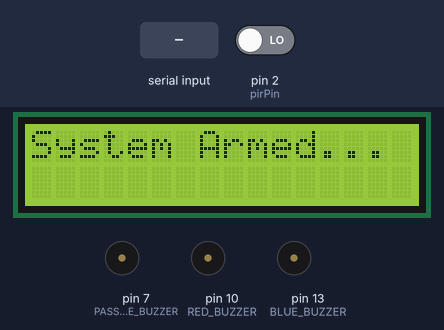
The sketch below on a simulated Arduino Uno, built with avr-gcc and run on an emulated ATmega328P. Shown: 16×2 character LCD, buzzer (waves = sounding, pin HIGH). The inputs (shaded band) are chosen by the test bench; at power-on: pin 2 (pirPin) LOW. What the sketch prints to the serial monitor is not drawn.

Above: at 0.1 s.
3.3 s: "B" received over Serial
At 3.7 s:
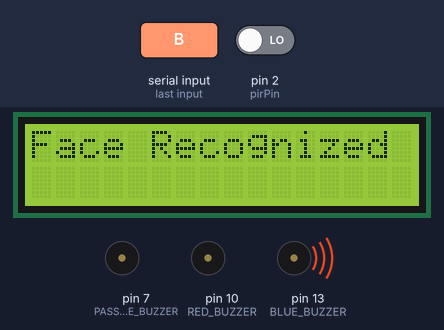
4.8 s: pin 2 (pirPin) driven HIGH
At 6.0 s:
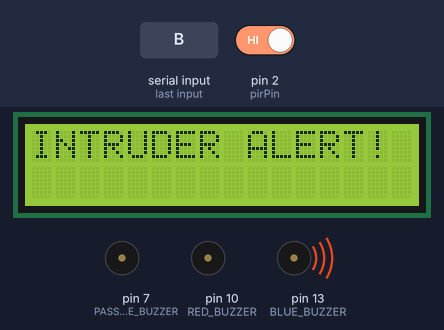
6.3 s: "R" received over Serial
At 7.5 s:
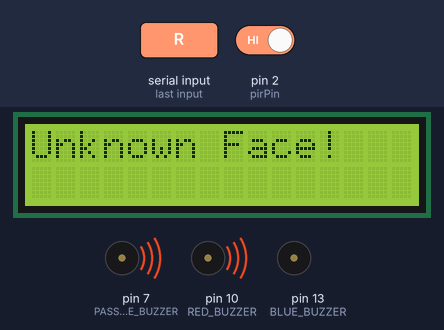
7.8 s: pin 2 (pirPin) driven LOW
At 8.8 s:
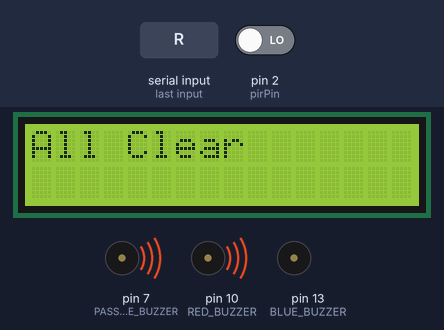
9.3 s: "B" received over Serial
At 10.2 s:
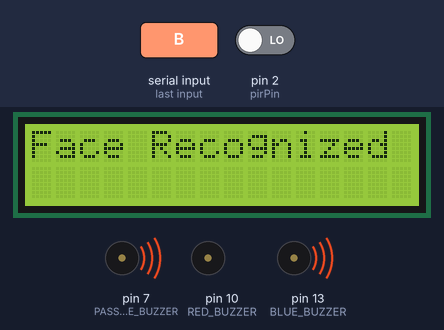
10.8 s: pin 2 (pirPin) driven HIGH
At 11.5 s:
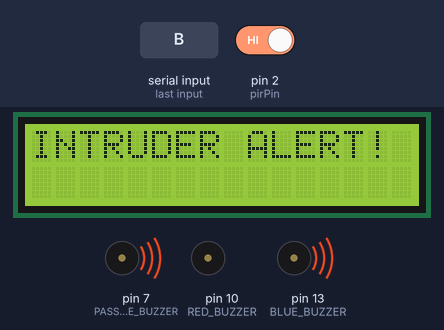
Timing chart, 0 to 13.3 s (numbered marks = the images above; inputs shaded):
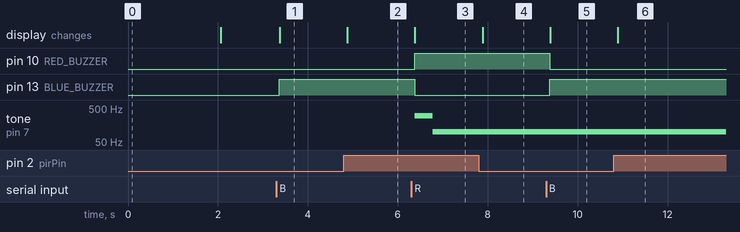

The sketch:

254Project2.ino
```cpp
#include <LiquidCrystal.h>

// LCD pin configuration: (RS, EN, D4, D5, D6, D7)
LiquidCrystal lcd(12, 11, 5, 4, 3, 6);

// PIR sensor
int pirPin = 2;
int motionState = LOW;
int PASSIVE_BUZZER = 7;

// Buzzer pins
#define BLUE_BUZZER 13
#define RED_BUZZER 10


void setup() {

  pinMode(pirPin, INPUT);
  pinMode(BLUE_BUZZER, OUTPUT);
  pinMode(RED_BUZZER, OUTPUT);
  pinMode(PASSIVE_BUZZER, OUTPUT);

  lcd.begin(16, 2); // Set LCD size
  Serial.begin(9600);

  lcd.print("System Armed...");
  delay(2000);
  lcd.clear();
}

void loop() {
  int pirVal = digitalRead(pirPin);

  // Handle PIR motion detection
  if (pirVal == HIGH && motionState == LOW) {
    motionState = HIGH;
    lcd.clear();
    lcd.setCursor(0, 0);
    lcd.print("INTRUDER ALERT!");
    Serial.println("INTRUDER ALERT!");
  }
  else if (pirVal == LOW && motionState == HIGH) {
    motionState = LOW;
    lcd.clear();
    lcd.setCursor(0, 0);
    lcd.print("All Clear");
    Serial.println("All Clear");
  }

  // Handle face recognition signal from Python
  if (Serial.available() > 0) {
    char receivedChar = Serial.read();

    if (receivedChar == 'B') {
      // Recognized face → Blue buzzer ON, Red OFF
      digitalWrite(RED_BUZZER, LOW);
      digitalWrite(BLUE_BUZZER, HIGH);
      lcd.clear();
      lcd.setCursor(0, 0);
      lcd.print("Face Recognized");

    }
    else if (receivedChar == 'R') {
      // Unrecognized face → Red buzzer ON, Blue OFF
      digitalWrite(BLUE_BUZZER, LOW);
      digitalWrite(RED_BUZZER, HIGH);
      lcd.clear();
      lcd.setCursor(0, 0);
      lcd.print("Unknown Face!");

      for( int i = 1 ; i <= 4; i++) {
      tone(PASSIVE_BUZZER, 300);
      delay(100);
      tone(PASSIVE_BUZZER, 100);
      }

    }
  }

  delay(100); // Prevent overload
}
```

Measured:
- after the input at 3.3 s, pin 13 (BLUE_BUZZER): LOW → HIGH after 0.07 s; the display: changes after 0.07 s (image 1)
- after the input at 4.8 s, the display: changes after 0.08 s (image 2)
- after the input at 6.3 s, pin 10 (RED_BUZZER): LOW → HIGH after 0.08 s; pin 13 (BLUE_BUZZER): HIGH → LOW after 0.08 s; tone on pin 7 (PASSIVE_BUZZER): silent → 300 Hz after 0.08 s, → 100 Hz 0.40 s later; the display: changes after 0.08 s (image 3)
- after the input at 7.8 s, the display: changes after 0.08 s (image 4)
- after the input at 9.3 s, pin 10 (RED_BUZZER): HIGH → LOW after 0.08 s; pin 13 (BLUE_BUZZER): LOW → HIGH after 0.08 s; the display: changes after 0.09 s (image 5)
- after the input at 10.8 s, the display: changes after 0.09 s (image 6)
